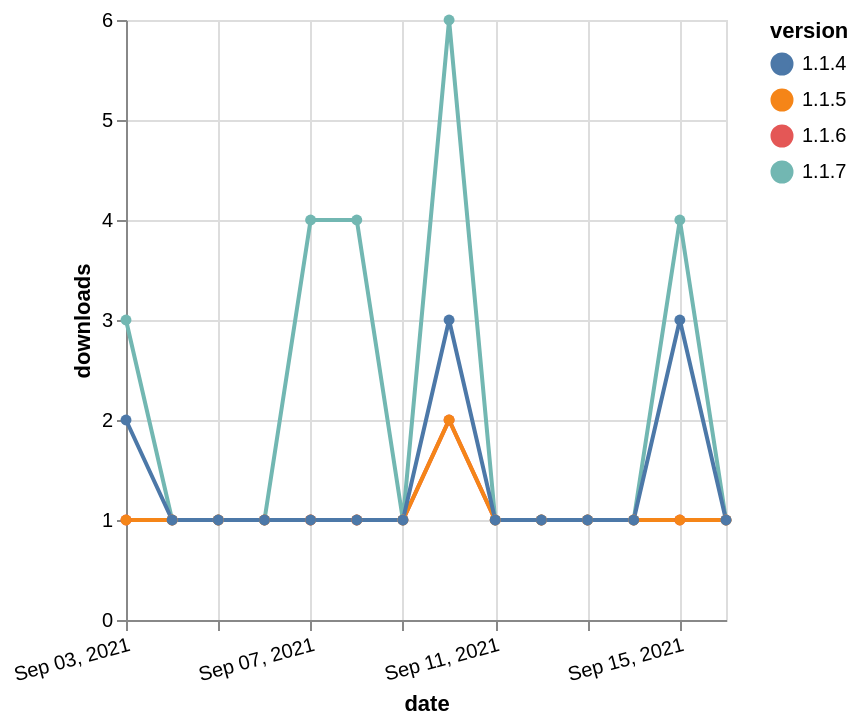

Write the Vega-Lite specification saved for this chart.
### Vega-Lite specification from a JSON file in a GitHub repository (floating-point values rounded to 4 significant figures)
{"$schema": "https://vega.github.io/schema/vega-lite/v5.json", "description": "A simple bar chart with embedded data.", "data": {"values": [{"date": "2021-09-03", "total": 178, "delta": 1, "version": "1.1.6"}, {"date": "2021-09-04", "total": 179, "delta": 1, "version": "1.1.6"}, {"date": "2021-09-05", "total": 180, "delta": 1, "version": "1.1.6"}, {"date": "2021-09-06", "total": 181, "delta": 1, "version": "1.1.6"}, {"date": "2021-09-07", "total": 182, "delta": 1, "version": "1.1.6"}, {"date": "2021-09-08", "total": 183, "delta": 1, "version": "1.1.6"}, {"date": "2021-09-09", "total": 184, "delta": 1, "version": "1.1.6"}, {"date": "2021-09-10", "total": 186, "delta": 2, "version": "1.1.6"}, {"date": "2021-09-11", "total": 187, "delta": 1, "version": "1.1.6"}, {"date": "2021-09-12", "total": 188, "delta": 1, "version": "1.1.6"}, {"date": "2021-09-13", "total": 189, "delta": 1, "version": "1.1.6"}, {"date": "2021-09-14", "total": 190, "delta": 1, "version": "1.1.6"}, {"date": "2021-09-15", "total": 191, "delta": 1, "version": "1.1.6"}, {"date": "2021-09-16", "total": 192, "delta": 1, "version": "1.1.6"}, {"date": "2021-09-03", "total": 442, "delta": 3, "version": "1.1.7"}, {"date": "2021-09-04", "total": 443, "delta": 1, "version": "1.1.7"}, {"date": "2021-09-05", "total": 444, "delta": 1, "version": "1.1.7"}, {"date": "2021-09-06", "total": 445, "delta": 1, "version": "1.1.7"}, {"date": "2021-09-07", "total": 449, "delta": 4, "version": "1.1.7"}, {"date": "2021-09-08", "total": 453, "delta": 4, "version": "1.1.7"}, {"date": "2021-09-09", "total": 454, "delta": 1, "version": "1.1.7"}, {"date": "2021-09-10", "total": 460, "delta": 6, "version": "1.1.7"}, {"date": "2021-09-11", "total": 461, "delta": 1, "version": "1.1.7"}, {"date": "2021-09-12", "total": 462, "delta": 1, "version": "1.1.7"}, {"date": "2021-09-13", "total": 463, "delta": 1, "version": "1.1.7"}, {"date": "2021-09-14", "total": 464, "delta": 1, "version": "1.1.7"}, {"date": "2021-09-15", "total": 468, "delta": 4, "version": "1.1.7"}, {"date": "2021-09-16", "total": 469, "delta": 1, "version": "1.1.7"}, {"date": "2021-09-03", "total": 208, "delta": 1, "version": "1.1.5"}, {"date": "2021-09-04", "total": 209, "delta": 1, "version": "1.1.5"}, {"date": "2021-09-05", "total": 210, "delta": 1, "version": "1.1.5"}, {"date": "2021-09-06", "total": 211, "delta": 1, "version": "1.1.5"}, {"date": "2021-09-07", "total": 212, "delta": 1, "version": "1.1.5"}, {"date": "2021-09-08", "total": 213, "delta": 1, "version": "1.1.5"}, {"date": "2021-09-09", "total": 214, "delta": 1, "version": "1.1.5"}, {"date": "2021-09-10", "total": 216, "delta": 2, "version": "1.1.5"}, {"date": "2021-09-11", "total": 217, "delta": 1, "version": "1.1.5"}, {"date": "2021-09-12", "total": 218, "delta": 1, "version": "1.1.5"}, {"date": "2021-09-13", "total": 219, "delta": 1, "version": "1.1.5"}, {"date": "2021-09-14", "total": 220, "delta": 1, "version": "1.1.5"}, {"date": "2021-09-15", "total": 221, "delta": 1, "version": "1.1.5"}, {"date": "2021-09-16", "total": 222, "delta": 1, "version": "1.1.5"}, {"date": "2021-09-03", "total": 435, "delta": 2, "version": "1.1.4"}, {"date": "2021-09-04", "total": 436, "delta": 1, "version": "1.1.4"}, {"date": "2021-09-05", "total": 437, "delta": 1, "version": "1.1.4"}, {"date": "2021-09-06", "total": 438, "delta": 1, "version": "1.1.4"}, {"date": "2021-09-07", "total": 439, "delta": 1, "version": "1.1.4"}, {"date": "2021-09-08", "total": 440, "delta": 1, "version": "1.1.4"}, {"date": "2021-09-09", "total": 441, "delta": 1, "version": "1.1.4"}, {"date": "2021-09-10", "total": 444, "delta": 3, "version": "1.1.4"}, {"date": "2021-09-11", "total": 445, "delta": 1, "version": "1.1.4"}, {"date": "2021-09-12", "total": 446, "delta": 1, "version": "1.1.4"}, {"date": "2021-09-13", "total": 447, "delta": 1, "version": "1.1.4"}, {"date": "2021-09-14", "total": 448, "delta": 1, "version": "1.1.4"}, {"date": "2021-09-15", "total": 451, "delta": 3, "version": "1.1.4"}, {"date": "2021-09-16", "total": 452, "delta": 1, "version": "1.1.4"}]}, "width": "container", "mark": {"type": "line", "point": {"filled": true}}, "encoding": {"x": {"field": "date", "type": "temporal", "timeUnit": "yearmonthdate", "title": "date", "axis": {"labelAngle": -15}}, "y": {"field": "delta", "type": "quantitative", "title": "downloads"}, "color": {"field": "version", "type": "nominal"}, "tooltip": {"field": "delta"}}}
